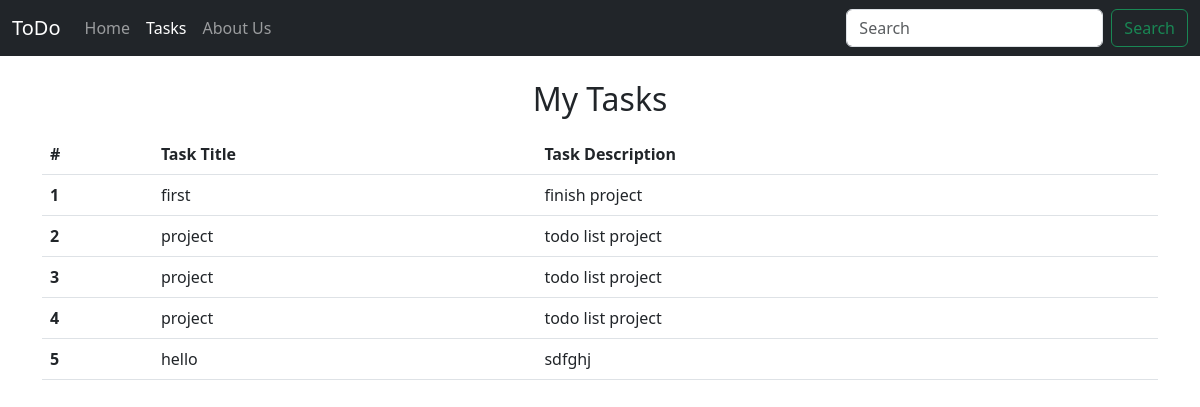
The page /tasks/ on the database as committed earlier.
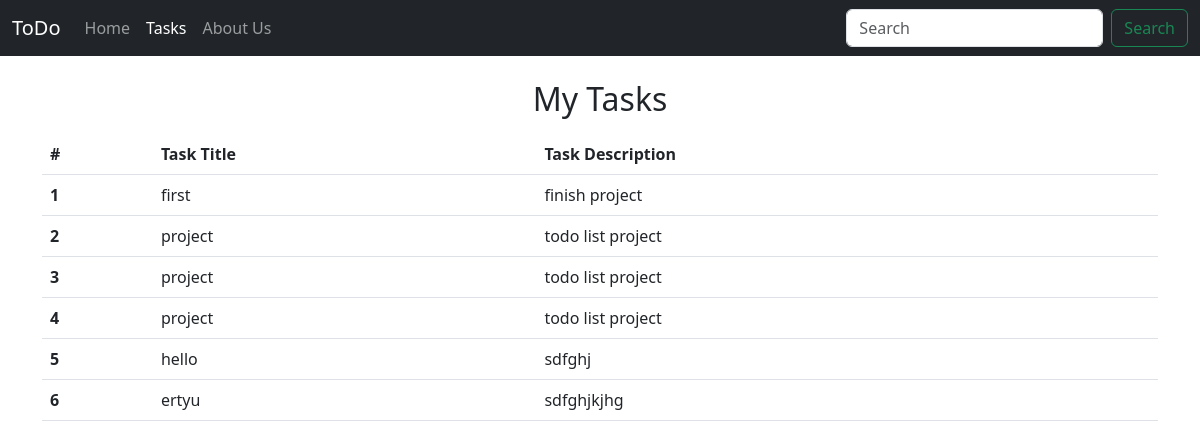
The same page on the database as committed later.
### home/models.py (models this page shows, shortened)
class Task(models.Model):
    taskTitle = models.CharField(max_length=20)
    taskDescription = models.TextField()
    time = models.DateTimeField(auto_now_add=True)

### home/views.py (the view)
# urls.py: path('tasks/', views.tasks, name='tasks')
def tasks(request):
    allTasks = Task.objects.all()
    context = {'tasks': allTasks}
    return render(request, 'tasks.html', context)

### templates/tasks.html (shortened to what this page needs)
<!doctype html>
<html lang="en">
  <head>
    <link href="https://cdn.jsdelivr.net/npm/bootstrap@5.3.0-alpha1/dist/css/bootstrap.min.css" rel="stylesheet">
  </head>
  <body>
    <nav class="navbar navbar-expand-lg bg-dark navbar-dark">
        <div class="container-fluid">
          <a class="navbar-brand" href="/">ToDo</a>
          <div class="collapse navbar-collapse" id="navbarSupportedContent">
            <ul class="navbar-nav me-auto mb-2 mb-lg-0">
              <li class="nav-item">
                <a class="nav-link" aria-current="page" href="/">Home</a>
              </li>
              <li class="nav-item">
                <a class="nav-link active" href="/tasks">Tasks</a>
              </li>
              <li class="nav-item">
                <a class="nav-link" href="#">About Us</a>
              </li>
            </ul>
            <form class="d-flex" role="search">
              <input class="form-control me-2" type="search" placeholder="Search" aria-label="Search">
              <button class="btn btn-outline-success" type="submit">Search</button>
            </form>
          </div>
        </div>
      </nav>
      <div class="container my-3">
        <h2 class="text-center py-2">My Tasks</h2>
        <table class="table">
            <thead>
              <tr>
                <th scope="col">#</th>
                <th scope="col">Task Title</th>
                <th scope="col">Task Description</th>
              </tr>
            </thead>
            <tbody>
              {% for task in tasks %}
              <tr>
                <th scope="row">{{forloop.counter}}</th>
                <td>{{task.taskTitle}}</td>
                <td>{{task.taskDescription}}</td>
              </tr>
              {% endfor %}
            </tbody>
          </table>
        </div>
  </body>
</html>

Rows that differ between the two databases and show on the page:
added Task: taskTitle "ertyu", taskDescription "sdfghjkjhg"
